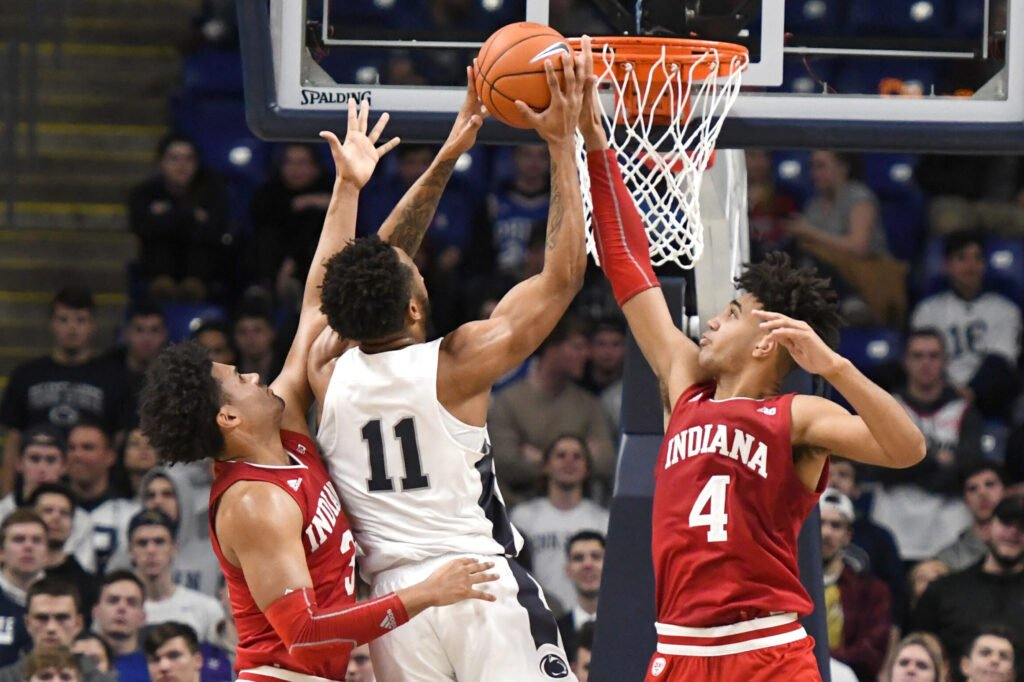
#> input picture imgs/0.jpg, 1024 x 682 px; its folder holds only this picture in this run
$ jupyter execute --allow-errors draw_attention-map.ipynb   (shell and % lines are left out)
#> lines starting #> are read from the running program, lines starting #| are printed output that depends on the picture
#> further down, img is the input picture: shape (682, 1024, 3); mean R, G, B 102.8, 81.2, 77.8
#> `plt.show()`:
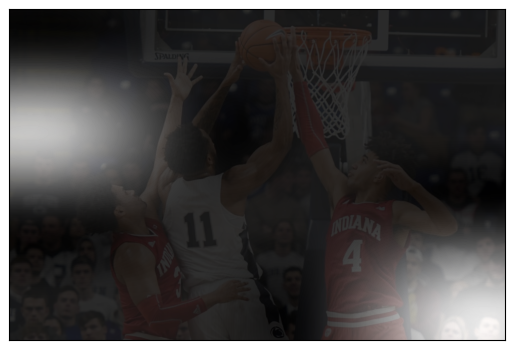
#> figure drawn by matplotlib, 1 panel
#> `plt.show()`:
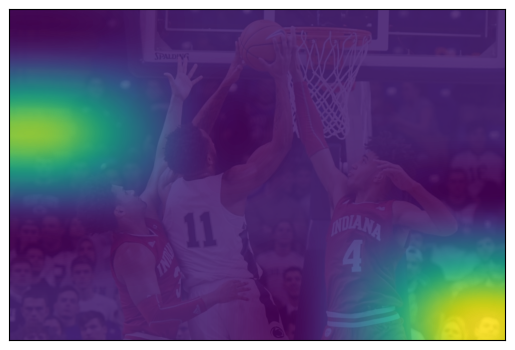
#> figure drawn by matplotlib, 1 panel
[cell 1]
import matplotlib.pyplot as plt

import numpy as np
import cv2

[cell 2]
def softmax(arr):
    out = np.exp(arr)/np.exp(arr).sum()
    return out

#> (a cell that did not finish here is left out)
